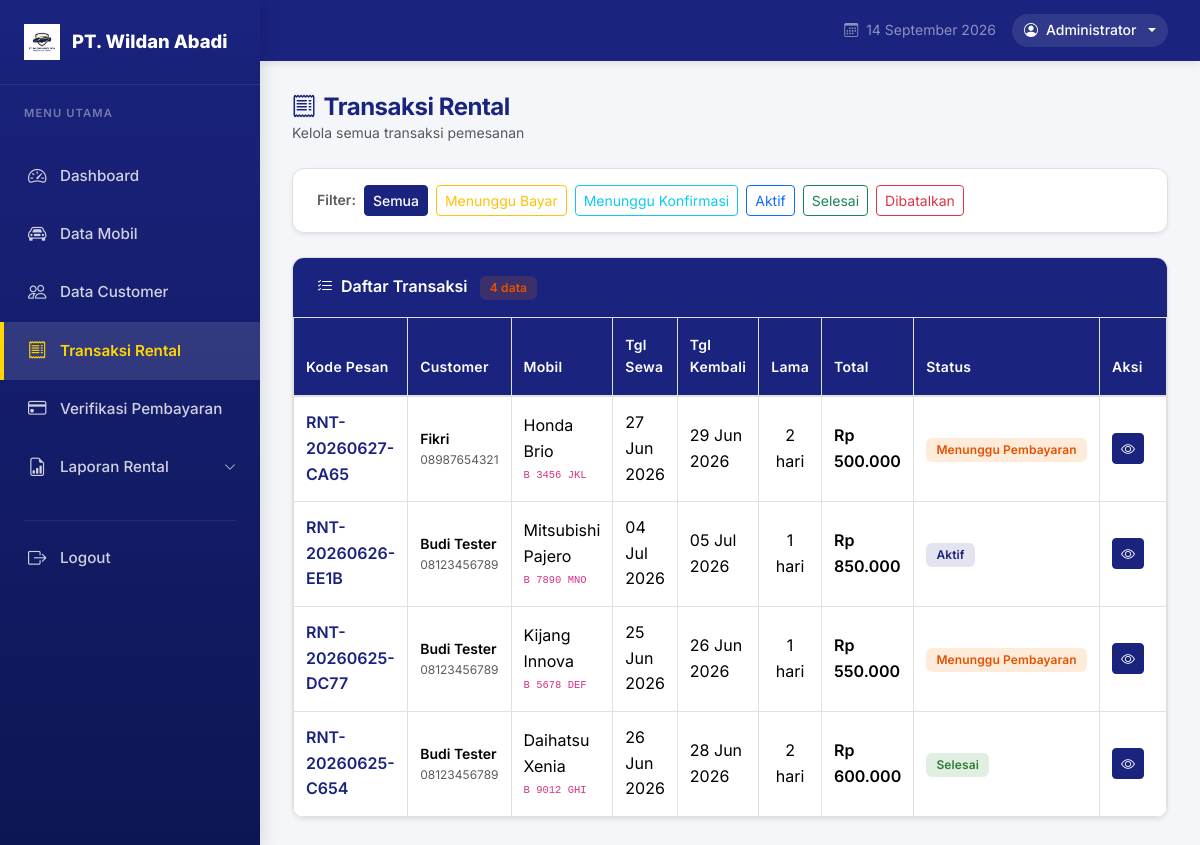
Screenshot of /admin/transaksi.php (signed in) with the database file from the repository.
### tables this page shows
CREATE TABLE `pemesanan` (
  `id` int(10) UNSIGNED NOT NULL,
  `kode_pesan` varchar(25) NOT NULL,
  `customer_id` int(10) UNSIGNED NOT NULL,
  `mobil_id` int(10) UNSIGNED NOT NULL,
  `tanggal_sewa` date NOT NULL,
  `tanggal_kembali` date NOT NULL,
  `lama_sewa` tinyint(4) NOT NULL COMMENT 'dalam hari',
  `total_biaya` decimal(14,2) NOT NULL,
  `catatan` text DEFAULT NULL,
  `status` enum('menunggu_pembayaran','menunggu_konfirmasi','aktif','selesai','dibatalkan') NOT NULL DEFAULT 'menunggu_pembayaran',
  `created_at` timestamp NOT NULL DEFAULT current_timestamp(),
  `updated_at` timestamp NOT NULL DEFAULT current_timestamp() ON UPDATE current_timestamp()
);

CREATE TABLE `users` (
  `id` int(10) UNSIGNED NOT NULL,
  `nama_lengkap` varchar(100) NOT NULL,
  `email` varchar(100) NOT NULL,
  `password` varchar(255) NOT NULL,
  `no_telepon` varchar(20) DEFAULT NULL,
  `alamat` text DEFAULT NULL,
  `foto_profil` varchar(255) DEFAULT NULL,
  `role` enum('admin','customer','direktur') NOT NULL DEFAULT 'customer',
  `created_at` timestamp NOT NULL DEFAULT current_timestamp(),
  `updated_at` timestamp NOT NULL DEFAULT current_timestamp() ON UPDATE current_timestamp()
);

CREATE TABLE `mobil` (
  `id` int(10) UNSIGNED NOT NULL,
  `nama_mobil` varchar(100) NOT NULL,
  `tipe` varchar(50) NOT NULL,
  `tahun` year(4) DEFAULT NULL,
  `kapasitas` tinyint(4) DEFAULT NULL COMMENT 'jumlah penumpang',
  `warna` varchar(50) DEFAULT NULL,
  `plat_nomor` varchar(20) DEFAULT NULL,
  `harga_per_hari` decimal(12,2) NOT NULL,
  `deskripsi` text DEFAULT NULL,
  `foto` varchar(255) DEFAULT NULL,
  `status` enum('tersedia','disewa','servis') NOT NULL DEFAULT 'tersedia',
  `created_at` timestamp NOT NULL DEFAULT current_timestamp(),
  `updated_at` timestamp NOT NULL DEFAULT current_timestamp() ON UPDATE current_timestamp()
);

### admin/transaksi.php (the view, shortened to what this page needs)
<?php
require_once '../config/db.php';
require_once '../includes/functions.php';
$filterStatus = $_GET['status'] ?? '';
$allowedStatus = ['menunggu_pembayaran', 'menunggu_konfirmasi', 'aktif', 'selesai', 'dibatalkan'];
if ($filterStatus !== '' && in_array($filterStatus, $allowedStatus)) {
    $stmt = $pdo->prepare("
        SELECT p.*, u.nama_lengkap, u.no_telepon, u.email, m.nama_mobil, m.tipe, m.plat_nomor
        FROM pemesanan p
        JOIN users u ON p.customer_id = u.id
        JOIN mobil m ON p.mobil_id = m.id
        WHERE p.status = ?
        ORDER BY p.created_at DESC
    ");
    $stmt->execute([$filterStatus]);
} else {
    $stmt = $pdo->query("
        SELECT p.*, u.nama_lengkap, u.no_telepon, u.email, m.nama_mobil, m.tipe, m.plat_nomor
        FROM pemesanan p
        JOIN users u ON p.customer_id = u.id
        JOIN mobil m ON p.mobil_id = m.id
        ORDER BY p.created_at DESC
    ");
}
$transaksiList = $stmt->fetchAll();
require_once '../includes/header.php';
require_once '../includes/navbar-admin.php';
?>
<div class="admin-content">
    <div class="d-flex align-items-center justify-content-between mb-4">
        <div>
            <h4 class="fw-bold mb-0" style="color: var(--color-primary);">
                <i class="bi bi-receipt me-2"></i>Transaksi Rental
            </h4>
            <p class="text-muted small mb-0">Kelola semua transaksi pemesanan</p>
        </div>
    </div>
    <div class="card shadow-sm mb-4">
        <div class="card-body py-3 px-4">
            <div class="d-flex align-items-center gap-2 flex-wrap">
                <span class="text-muted small fw-semibold">Filter:</span>
                <a href="transaksi.php"
                   class="btn btn-sm <?= $filterStatus === '' ? 'btn-primary' : 'btn-outline-secondary' ?>">Semua</a>
                <a href="transaksi.php?status=menunggu_pembayaran"
                   class="btn btn-sm <?= $filterStatus === 'menunggu_pembayaran' ? 'btn-warning' : 'btn-outline-warning' ?>">
                   Menunggu Bayar</a>
                <a href="transaksi.php?status=menunggu_konfirmasi"
                   class="btn btn-sm <?= $filterStatus === 'menunggu_konfirmasi' ? 'btn-info' : 'btn-outline-info' ?>">
                   Menunggu Konfirmasi</a>
                <a href="transaksi.php?status=aktif"
                   class="btn btn-sm <?= $filterStatus === 'aktif' ? 'btn-primary' : 'btn-outline-primary' ?>">Aktif</a>
                <a href="transaksi.php?status=selesai"
                   class="btn btn-sm <?= $filterStatus === 'selesai' ? 'btn-success' : 'btn-outline-success' ?>">Selesai</a>
                <a href="transaksi.php?status=dibatalkan"
                   class="btn btn-sm <?= $filterStatus === 'dibatalkan' ? 'btn-danger' : 'btn-outline-danger' ?>">Dibatalkan</a>
            </div>
        </div>
    </div>
    <div class="card shadow-sm">
        <div class="card-header d-flex justify-content-between align-items-center px-4 py-3"
             style="background-color: var(--color-primary); color: white;">
            <span class="fw-semibold">
                <i class="bi bi-list-check me-2"></i>Daftar Transaksi
                <span class="badge bg-warning text-dark ms-2"><?= count($transaksiList) ?> data</span>
            </span>
        </div>
        <div class="card-body p-0">
            <?php if (empty($transaksiList)): ?>
                <div class="text-center py-5 text-muted">
                    <i class="bi bi-receipt" style="font-size: 3rem; opacity:0.3;"></i>
                    <p class="mt-3 mb-0">Tidak ada data transaksi</p>
                </div>
            <?php else: ?>
            <div class="table-responsive">
                <table class="table table-hover table-bordered mb-0">
                    <thead>
                        <tr>
                            <th>Kode Pesan</th>
                            <th>Customer</th>
                            <th>Mobil</th>
                            <th>Tgl Sewa</th>
                            <th>Tgl Kembali</th>
                            <th>Lama</th>
                            <th>Total</th>
                            <th>Status</th>
                            <th style="width:90px;">Aksi</th>
                        </tr>
                    </thead>
                    <tbody>
                        <?php foreach ($transaksiList as $t): ?>
                        <tr>
                            <td>
                                <a href="transaksi-detail.php?id=<?= $t['id'] ?>"
                                   class="fw-semibold text-decoration-none"
                                   style="color: var(--color-primary);">
                                    <?= htmlspecialchars($t['kode_pesan']) ?>
                                </a>
                            </td>
                            <td>
                                <div class="fw-semibold small"><?= htmlspecialchars($t['nama_lengkap']) ?></div>
                                <div class="text-muted" style="font-size:0.75rem;"><?= htmlspecialchars($t['no_telepon'] ?? '') ?></div>
                            </td>
                            <td>
                                <div><?= htmlspecialchars($t['nama_mobil']) ?></div>
                                <div class="text-muted" style="font-size:0.75rem;"><code><?= htmlspecialchars($t['plat_nomor'] ?? '') ?></code></div>
                            </td>
                            <td><?= date('d M Y', strtotime($t['tanggal_sewa'])) ?></td>
                            <td><?= date('d M Y', strtotime($t['tanggal_kembali'])) ?></td>
                            <td class="text-center"><?= $t['lama_sewa'] ?> hari</td>
                            <td class="text-rupiah fw-semibold"><?= formatRupiah($t['total_biaya']) ?></td>
                            <td><?= getStatusBadge($t['status']) ?></td>
                            <td>
                                <a href="transaksi-detail.php?id=<?= $t['id'] ?>"
                                   class="btn btn-sm btn-primary" title="Detail">
                                    <i class="bi bi-eye"></i>
                                </a>
                            </td>
                        </tr>
                        <?php endforeach; ?>
                    </tbody>
                </table>
            </div>
            <?php endif; ?>
        </div>
    </div>
</div>
<?php require_once '../includes/footer.php'; ?>

### includes/functions.php (shortened to what this page needs)
<?php
function formatRupiah(float $angka): string {
    return 'Rp ' . number_format($angka, 0, ',', '.');
}
function getStatusBadge(string $status): string {
    $map = [
        'tersedia'            => ['success',   'Tersedia'],
        'disewa'              => ['warning',   'Disewa'],
        'servis'              => ['secondary', 'Servis'],
        'menunggu_pembayaran' => ['warning',   'Menunggu Pembayaran'],
        'menunggu_konfirmasi' => ['info',      'Menunggu Konfirmasi'],
        'aktif'               => ['primary',   'Aktif'],
        'selesai'             => ['success',   'Selesai'],
        'dibatalkan'          => ['danger',    'Dibatalkan'],
        'menunggu'            => ['warning',   'Menunggu'],
        'diterima'            => ['success',   'Diterima'],
        'ditolak'             => ['danger',    'Ditolak'],
        'baik'                => ['success',   'Baik'],
        'rusak_ringan'        => ['warning',   'Rusak Ringan'],
        'rusak_berat'         => ['danger',    'Rusak Berat'],
    ];
    [$color, $label] = $map[$status] ?? ['secondary', ucfirst($status)];
    return "<span class=\"badge bg-{$color}\">{$label}</span>";
}

### assets/css/style.css (style rules this page uses)
:root { --color-primary: #1a237e; --color-primary-dark: #0d1654; --color-primary-light: #3949ab; --color-accent: #ffd600; --color-white: #ffffff; --color-bg: #f4f6f9; --color-sidebar-text: #ffffff; --color-text-dark: #212121; --color-text-muted: #757575; --color-border: #e0e0e0; --color-success: #388e3c; --color-warning: #f57c00; --color-danger: #d32f2f; --color-info: #0288d1; --font-xs: 0.75rem; --font-sm: 0.875rem; --font-base: 1rem; --font-lg: 1.125rem; --font-xl: 1.25rem; --font-2xl: 1.5rem; --shadow-sm: 0 2px 4px rgba(0,0,0,0.05); --shadow-md: 0 4px 12px rgba(0,0,0,0.08); --shadow-lg: 0 8px 24px rgba(26, 35, 126, 0.12); --transition-fast: all 0.2s cubic-bezier(0.4, 0, 0.2, 1); --transition-normal: all 0.3s cubic-bezier(0.4, 0, 0.2, 1); }
* { box-sizing: border-box; }
body { font-family: 'Inter', 'Segoe UI', system-ui, -apple-system, sans-serif; background-color: var(--color-bg); color: var(--color-text-dark); line-height: 1.6; overflow-x: hidden; }
h1, h2, h3, h4, h5, h6 { font-weight: 600; letter-spacing: -0.02em; }
.btn-primary { background-color: var(--color-primary) !important; border-color: var(--color-primary) !important; font-weight: 500; transition: var(--transition-fast); }
.admin-content { padding: 2rem; flex: 1; }
.card { border-radius: 12px; border: 1px solid var(--color-border); box-shadow: var(--shadow-sm); overflow: hidden; }
.card-header { font-weight: 600; border-bottom: 1px solid rgba(0,0,0,0.08); }
.badge { padding: 0.5em 0.85em; font-weight: 600; border-radius: 6px; letter-spacing: 0.01em; }
.bg-success { background-color: rgba(56, 142, 60, 0.15) !important; color: #2e7d32 !important; }
.bg-warning { background-color: rgba(245, 124, 0, 0.15) !important; color: #e65100 !important; }
.bg-primary { background-color: rgba(26, 35, 126, 0.12) !important; color: #1a237e !important; }
.table { vertical-align: middle; }
.table th { font-weight: 600; font-size: var(--font-sm); letter-spacing: 0.02em; background-color: var(--color-primary); color: white !important; border-bottom: 2px solid var(--color-primary-dark) !important; padding: 1rem 0.75rem; }
.table td { padding: 0.85rem 0.75rem; }
.text-rupiah { font-weight: 600; color: var(--color-primary); }

### assets/css/admin.css (style rules this page uses)
.table-bordered th, .table-bordered td { border-color: var(--color-border) !important; }
.table-responsive { border-radius: 0 0 12px 12px; overflow: hidden; }

### rows the page displays
pemesanan: kode_pesan "RNT-20260627-CA65", customer.nama_lengkap "Fikri", customer.no_telepon "08987654321", mobil.nama_mobil "Honda Brio", mobil.plat_nomor "B 3456 JKL", tanggal_sewa "27 Jun 2026", tanggal_kembali "29 Jun 2026", lama_sewa "2", total_biaya "Rp 500.000", label "Menunggu Pembayaran"
pemesanan: kode_pesan "RNT-20260626-EE1B", customer.nama_lengkap "Budi Tester", customer.no_telepon "08123456789", mobil.nama_mobil "Mitsubishi Pajero", mobil.plat_nomor "B 7890 MNO", tanggal_sewa "04 Jul 2026", tanggal_kembali "05 Jul 2026", lama_sewa "1", total_biaya "Rp 850.000", label "Aktif"
pemesanan: kode_pesan "RNT-20260625-DC77", customer.nama_lengkap "Budi Tester", customer.no_telepon "08123456789", mobil.nama_mobil "Kijang Innova", mobil.plat_nomor "B 5678 DEF", tanggal_sewa "25 Jun 2026", tanggal_kembali "26 Jun 2026", lama_sewa "1", total_biaya "Rp 550.000", label "Menunggu Pembayaran"
pemesanan: kode_pesan "RNT-20260625-C654", customer.nama_lengkap "Budi Tester", customer.no_telepon "08123456789", mobil.nama_mobil "Daihatsu Xenia", mobil.plat_nomor "B 9012 GHI", tanggal_sewa "26 Jun 2026", tanggal_kembali "28 Jun 2026", lama_sewa "2", total_biaya "Rp 600.000", label "Selesai"

### other values shown
$_SESSION['nama'] "Administrator"
count($transaksiList) "4"
